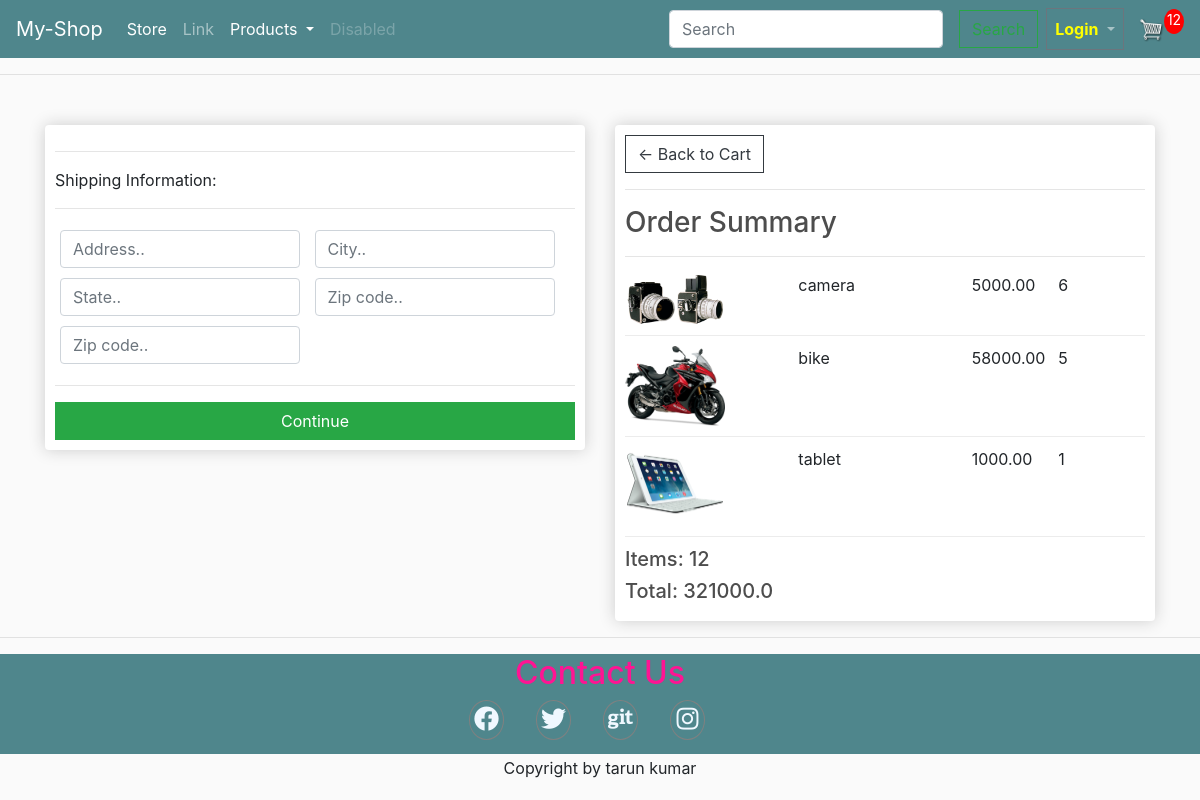
/checkout/ (signed in), run on an earlier commit of the app's database.
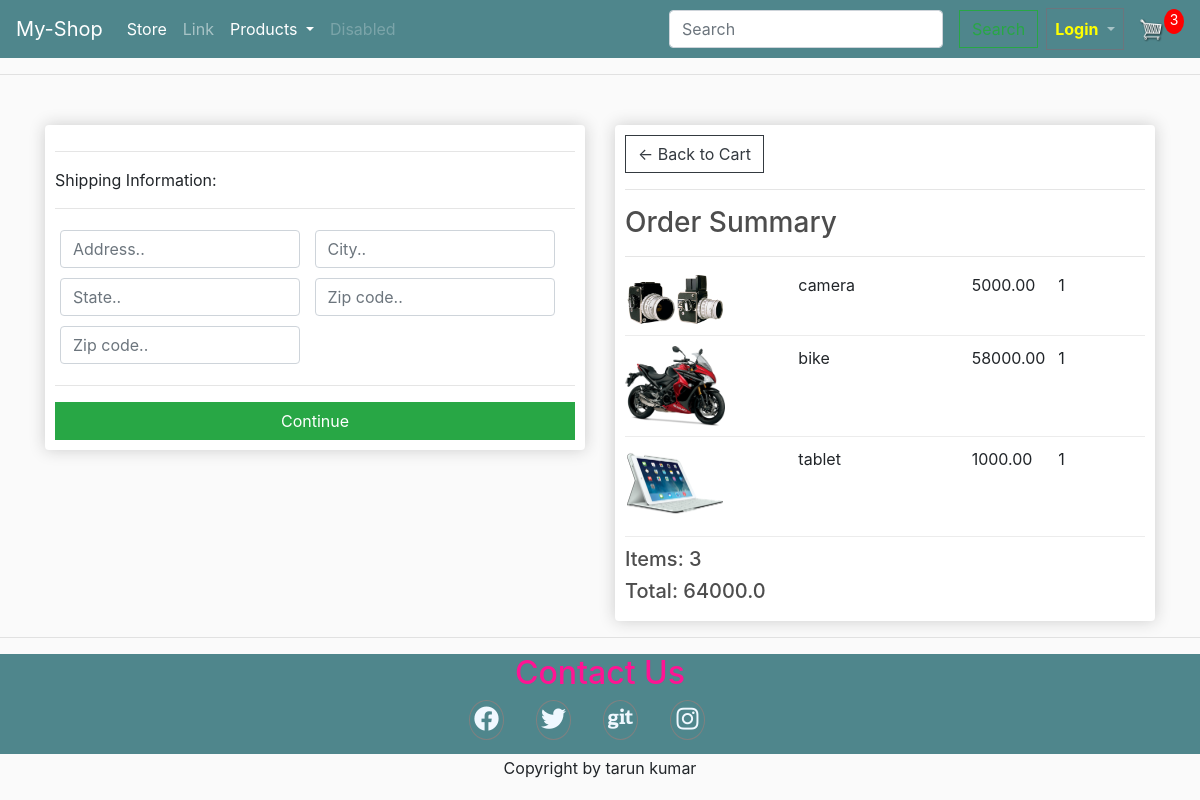
And on a later commit of the database.
### store/models.py (models this page shows, shortened)
class OrderItem(models.Model):
    product = models.ForeignKey(Product, on_delete=models.SET_NULL, blank=True,null=True)
    order = models.ForeignKey(Order, on_delete=models.SET_NULL, blank=True,null=True)
    quantity = models.IntegerField(default=0, null=True,blank=True)
    date_added = models.DateTimeField(auto_now_add=True)
    @property
    def get_total(self):
        total = self.product.price * self.quantity
        return total

class Order(models.Model):
    customer = models.ForeignKey(Customer, on_delete=models.SET_NULL, blank=True,null=True)
    date_order = models.DateTimeField( auto_now_add=True)
    complete =  models.BooleanField(default=False,null=True,blank=False)
    transaction_id = models.CharField( max_length=200,null=True)
    @property
    def shipping(self):
        shipping = False
        orderitems = self.orderitem_set.all()
        for i in orderitems:
            if i.product.degital == False:
                shipping = True
            return shipping
    @property
    def get_cart_total(self):
        orderitems = self.orderitem_set.all()
        total = sum([item.get_total for item in orderitems])
        return total
    @property
    def get_cart_items(self):
        orderitems = self.orderitem_set.all()
        total = sum([item.quantity for item in orderitems])
        return total

class Product(models.Model):
    name = models.CharField(null=True, max_length=50)
    modeltype = models.CharField(null=True, max_length=50)
    price = models.FloatField()
    productDetail = models.TextField(null=True,blank=True)
    degital = models.BooleanField(default=False,null=True,blank=False)
    image = models.ImageField(null=True,blank=True)
    @property
    def imageURL(self):
        try:
            url = self.image.url
        except:
            url = ''
        return url

### store/views.py (the view)
# urls.py: path('checkout/', views.checkout, name="checkout"),
def checkout(request):
	if request.user.is_authenticated:
		customer = request.user.customer
		order,created = Order.objects.get_or_create(customer=customer,complete=False)
		items = order.orderitem_set.all()
		cartItems = order.get_cart_items
	else:
		items = []
		order = {'get_cart_total':0, 'get_cart_item':0,'shipping':False}
		cartItems = order['get_cart_item']
	context = {'items':items,'order':order,'cartItems':cartItems}
	return render(request, 'store/checkout.html', context)

### store/templates/store/checkout.html (shortened to what this page needs)
{% extends 'store/main.html' %} {% load static %} {% block content %}
<div class="row">
    <div class="col-lg-6">
        <div class="box-element" id="form-wrapper">
            <form id="form">
                <div id="shipping-info">
                    <hr>
                    <p>Shipping Information:</p>
                    <hr>
                    <div class="form-field">
                        <input class="form-control" type="text" name="address" placeholder="Address..">
                    </div>
                    <div class="form-field">
                        <input class="form-control" type="text" name="city" placeholder="City..">
                    </div>
                    <div class="form-field">
                        <input class="form-control" type="text" name="state" placeholder="State..">
                    </div>
                    <div class="form-field">
                        <input class="form-control" type="text" name="zipcode" placeholder="Zip code..">
                    </div>
                    <div class="form-field">
                        <input class="form-control" type="text" name="country" placeholder="Zip code..">
                    </div>
                </div>
                <hr>
                <input id="form-button" class="btn btn-success btn-block" type="submit" value="Continue">
            </form>
        </div>
        <br>
    </div>
    <div class="col-lg-6">
        <div class="box-element">
            <a class="btn btn-outline-dark" href="{% url 'cart' %}">&#x2190; Back to Cart</a>
            <hr>
            <h3>Order Summary</h3>
            <hr> {% for item in items %}
            <div class="cart-row">
                <div style="flex:2"><img class="row-image" src="{{item.product.imageURL}}"></div>
                <div style="flex:2">
                    <p>{{item.product.name}}</p>
                </div>
                <div style="flex:1">
                    <p>{{item.product.price|floatformat:2}}</p>
                </div>
                <div style="flex:1">
                    <p>{{item.quantity}}</p>
                </div>
            </div>
            {% endfor %}
            <h5>Items: {{order.get_cart_items}}</h5>
            <h5>Total: {{order.get_cart_total}}</h5>
        </div>
    </div>
</div>
{% endblock content %}

What changed in the data, as far as the page shows it:
changed OrderItem "camera": quantity "6" → "1"
changed OrderItem "bike": quantity "5" → "1"
changed through a linked row, Order: get_cart_items "12" → "3"; get_cart_total "321000.0" → "64000.0"
Also different on the page:
{{ cartItems }}: "12" → "3"
